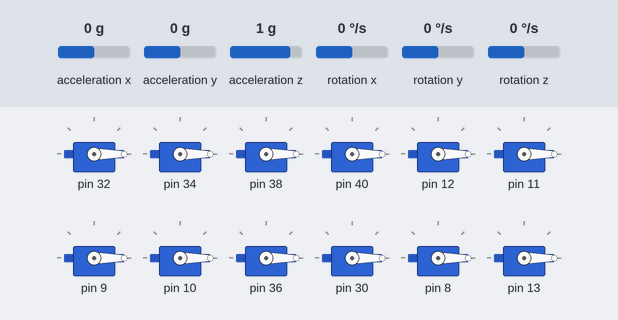
The sketch below on a simulated Arduino Mega 2560, built with avr-gcc and run on an emulated ATmega2560. Shown: 12 × servo. Wiring (inferred from the names in the program): MPU-6050 motion sensor at I2C address 0x68. The inputs (shaded band) are chosen by the test bench; at power-on: acceleration z 1 g, acceleration x 0 g, acceleration y 0 g, rotation x 0 °/s, rotation y 0 °/s, rotation z 0 °/s. What the sketch prints to the serial monitor is not drawn.

Above: at 1.2 s.
1.3 s: acceleration z set to 0 g
Timing chart, 0 to 4.3 s (numbered marks = the images above; inputs shaded):
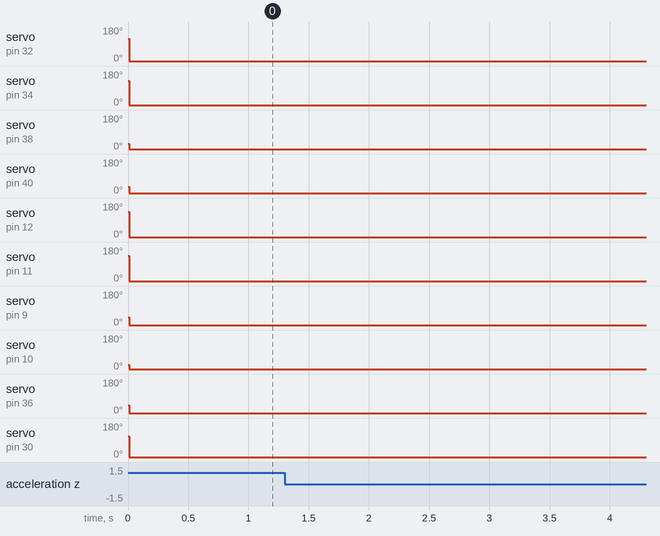

Measured:
- after the input at 1.3 s, every drawn part: stays the same

The sketch:

quadpod_arduino.ino
```cpp
#include <Servo.h>


///VARIABLES SERVOMOTORES
#define MAX_SERVOS 12
Servo Servos[MAX_SERVOS];

//VARIABLES PARA RECIVIR EL COMANDO
const byte numChars = 32;
char receivedChars[numChars];
int spaceCounter = 0;

boolean newData = false;

int pulse1, pulse2, pulse3, pulse4, pulse5, pulse6, pulse7, pulse8, pulseFR, pulseFL, pulseBR, pulseBL;

//VARIABLES PARA CONTROLAR EL TIEMPO
unsigned long previousMillis = 0;
const long interval = 5;
unsigned long loopTime;
unsigned long previousLooptime;


// ================================================================
// ===                      INITIAL SETUP                       ===
// ================================================================
void setup()
{
  Serial.begin(115200);
  IMUSetup();


  ////////////////////////////////////////////////////
  ///////////////__CALIBRACION SERVOS__///////////////
  ////////////////////////////////////////////////////
  //pines (8,9,10,11,12,13,30,32,34,36,38,40)
  Servos[0].attach(32);//1
  Servos[1].attach(34);//2
  Servos[2].attach(38);//3
  Servos[3].attach(40);//4
  Servos[4].attach(12);//5
  Servos[5].attach(11);//6
  Servos[6].attach(9);//7
  Servos[7].attach(10);//8
  Servos[8].attach(36);//FR
  Servos[9].attach(30);//FL
  Servos[10].attach(8);//BR
  Servos[11].attach(13);//BL

  Servos[0].writeMicroseconds(1750);
  Servos[1].writeMicroseconds(1860);
  Servos[2].writeMicroseconds(830);
  Servos[3].writeMicroseconds(870);
  Servos[4].writeMicroseconds(1925);
  Servos[5].writeMicroseconds(1920);
  Servos[6].writeMicroseconds(955);
  Servos[7].writeMicroseconds(770);
  Servos[8].writeMicroseconds(975);
  Servos[9].writeMicroseconds(1686);
  Servos[10].writeMicroseconds(940);
  Servos[11].writeMicroseconds(1855);
}

// ================================================================
// ===                    MAIN PROGRAM LOOP                     ===
// ================================================================
void loop()
{
  unsigned long currentMillis = millis();
//
  if (currentMillis - previousMillis >= interval) {
        // save the last time you blinked the LED
    previousMillis = currentMillis;

/////////cuenta el tiempo que tarda el bucle en ejecutarse
    loopTime = currentMillis - previousLooptime;
//    Serial.print("Time: ");
    Serial.print("<");
    Serial.print(loopTime);
    Serial.print("#");
//    Serial.print("\t");
    previousLooptime=currentMillis;


    readAngles();


    //////////////////////////////RECIVE PULSES AND MOVE SERVOS
    recvWithStartEndMarkers();
//    showNewData();
    moveallServos();


    }

}
///////////////////////////////////////////////FUNCTIONS


void recvWithStartEndMarkers() {
    static boolean recvInProgress = false;
    static byte ndx = 0;
    char startMarker = '<';
    char endMarker = '>';
    char spaceMarker = '#';

    char rc;

    while (Serial.available() > 0 && newData == false) {
        rc = Serial.read();

        if (recvInProgress == true) {
            if (rc != endMarker && rc != spaceMarker) {
                receivedChars[ndx] = rc;
                ndx++;
                if (ndx >= numChars) {
                    ndx = numChars - 1;
                }
            }
            else if (rc == spaceMarker ){
              receivedChars[ndx] = '\0';
              if (spaceCounter==0){
                //Serial.println(receivedChars);
                pulse1 = atoi(receivedChars);
                spaceCounter++;
                ndx=0;
              }
              else if (spaceCounter==1){
                //Serial.println(receivedChars);
                pulse2 = atoi(receivedChars);
                spaceCounter++;
                ndx=0;
              }
              else if (spaceCounter==2){
                //Serial.println(receivedChars);
                pulse3 = atoi(receivedChars);
                spaceCounter++;
                ndx=0;
              }
              else if (spaceCounter==3){
                //Serial.println(receivedChars);
                pulse4 = atoi(receivedChars);
                spaceCounter++;
                ndx=0;
              }
              else if (spaceCounter==4){
                //Serial.println(receivedChars);
                pulse5 = atoi(receivedChars);
                spaceCounter++;
                ndx=0;
              }
              else if (spaceCounter==5){
                //Serial.println(receivedChars);
                pulse6 = atoi(receivedChars);
                spaceCounter++;
                ndx=0;
              }
              else if (spaceCounter==6){
                //Serial.println(receivedChars);
                pulse7 = atoi(receivedChars);
                spaceCounter++;
                ndx=0;
              }
              else if (spaceCounter==7){
                //Serial.println(receivedChars);
                pulse8 = atoi(receivedChars);
                spaceCounter++;
                ndx=0;
              }
              else if (spaceCounter==8){
                //Serial.println(receivedChars);
                pulseFR = atoi(receivedChars);
                spaceCounter++;
                ndx=0;
              }
              else if (spaceCounter==9){
                //Serial.println(receivedChars);
                pulseFL = atoi(receivedChars);
                spaceCounter++;
                ndx=0;
              }
              else if (spaceCounter==10){
                //Serial.println(receivedChars);
                pulseBR = atoi(receivedChars);
                spaceCounter++;
                ndx=0;
              }
              else if (spaceCounter==11){
                //Serial.println(receivedChars);
                pulseBL = atoi(receivedChars);
                spaceCounter++;
                ndx=0;
              }
            }
            else {
                receivedChars[ndx] = '\0'; // terminate the string
                //Serial.println(receivedChars);
                pulseBL = atoi(receivedChars);
                recvInProgress = false;
                ndx = 0;
                spaceCounter=0;
                newData = true;
            }
        }

        else if (rc == startMarker) {
            recvInProgress = true;
        }
    }
}

void showNewData() {
    if (newData == true) {
        Serial.print("Pulsos: ");
        Serial.print(pulse1);Serial.print(" ");
        Serial.print(pulse2);Serial.print(" ");
        Serial.print(pulse3);Serial.print(" ");
        Serial.print(pulse4);Serial.print(" ");
        Serial.print(pulse5);Serial.print(" ");
        Serial.print(pulse6);Serial.print(" ");
        Serial.print(pulse7);Serial.print(" ");
        Serial.print(pulse8);Serial.print(" ");
        Serial.print(pulseFR);Serial.print(" ");
        Serial.print(pulseFL);Serial.print(" ");
        Serial.print(pulseBR);Serial.print(" ");
        Serial.println(pulseBL);

    }
}

void moveallServos(){
  newData = false;
  Servos[0].writeMicroseconds(pulse1);
  Servos[1].writeMicroseconds(pulse2);
  Servos[2].writeMicroseconds(pulse3);
  Servos[3].writeMicroseconds(pulse4);
  Servos[4].writeMicroseconds(pulse5);
  Servos[5].writeMicroseconds(pulse6);
  Servos[6].writeMicroseconds(pulse7);
  Servos[7].writeMicroseconds(pulse8);
  Servos[8].writeMicroseconds(pulseFR);
  Servos[9].writeMicroseconds(pulseFL);
  Servos[10].writeMicroseconds(pulseBR);
  Servos[11].writeMicroseconds(pulseBL);
//
//  Servos[0].write(ang);
//  Servos[1].write(ang);
//  Servos[2].write(ang);
//  Servos[3].write(ang);
//  Servos[4].write(ang);
//  Servos[5].write(ang);
//  Servos[6].write(ang);
//  Servos[7].write(ang);
//  Servos[8].write(ang);
//  Servos[9].write(ang);
//  Servos[10].write(ang);
//  Servos[11].write(ang);
//  ang++;

}
```

Source omitted: gy_521_send_serial.ino (39131 bytes)
